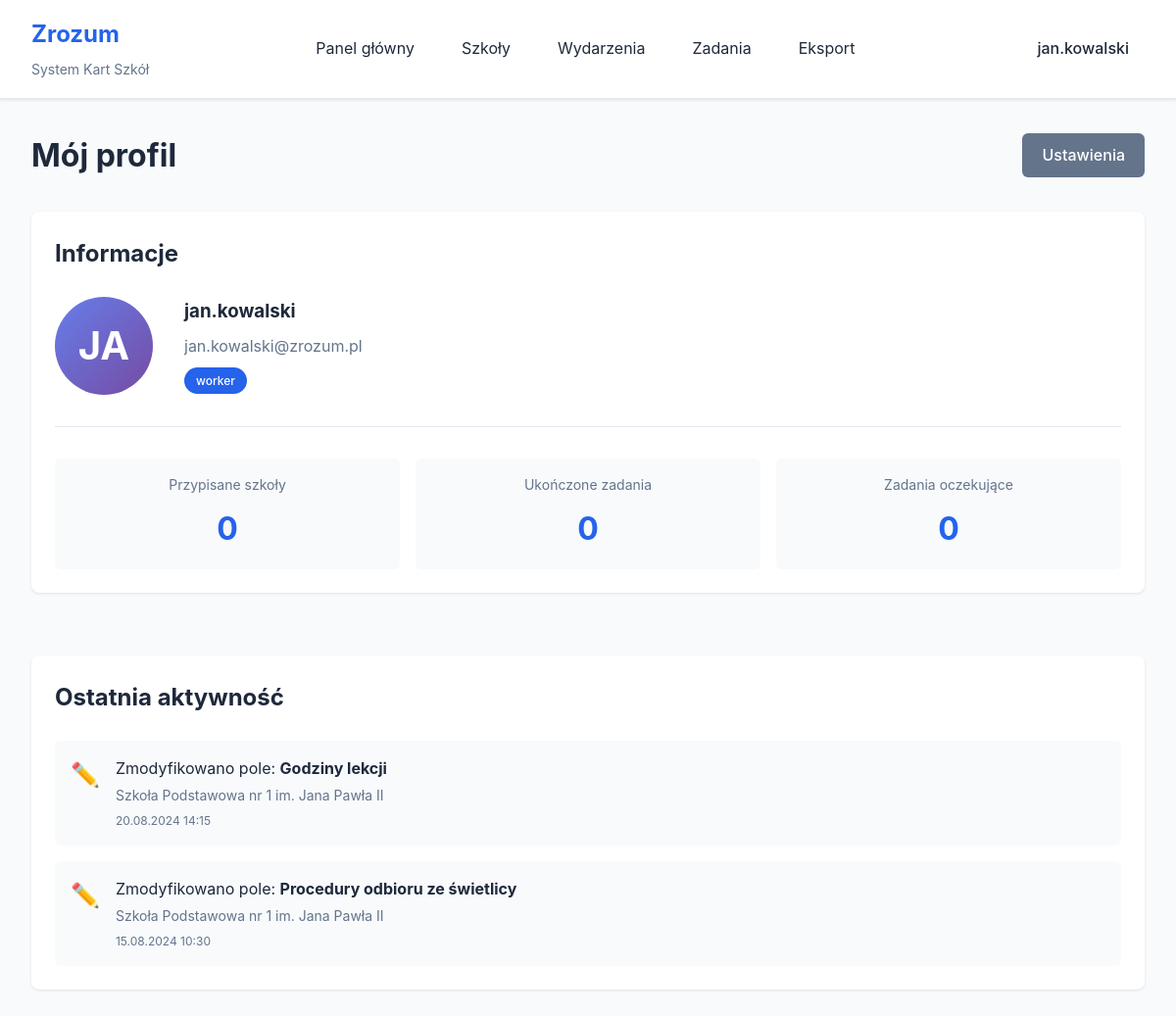
The app's page /profile.php (signed in) with its own data.
### tables this page shows
CREATE TABLE IF NOT EXISTS users (
    id INT AUTO_INCREMENT PRIMARY KEY,
    username VARCHAR(50) UNIQUE NOT NULL,
    email VARCHAR(100) UNIQUE NOT NULL,
    password_hash VARCHAR(255) NOT NULL,
    role ENUM('admin', 'worker', 'call_center') DEFAULT 'worker',
    created_at TIMESTAMP DEFAULT CURRENT_TIMESTAMP,
    updated_at TIMESTAMP DEFAULT CURRENT_TIMESTAMP ON UPDATE CURRENT_TIMESTAMP,
    last_login TIMESTAMP NULL,
    INDEX idx_username (username),
    INDEX idx_email (email)
);

CREATE TABLE IF NOT EXISTS change_history (
    id INT AUTO_INCREMENT PRIMARY KEY,
    table_name VARCHAR(100) NOT NULL,
    record_id INT NOT NULL,
    field_name VARCHAR(100) NOT NULL,
    old_value TEXT,
    new_value TEXT,
    changed_by INT,
    changed_at TIMESTAMP DEFAULT CURRENT_TIMESTAMP,
    FOREIGN KEY (changed_by) REFERENCES users(id) ON DELETE SET NULL,
    INDEX idx_record (table_name, record_id),
    INDEX idx_changed_at (changed_at)
);

CREATE TABLE IF NOT EXISTS schools (
    id INT AUTO_INCREMENT PRIMARY KEY,
    name VARCHAR(255) NOT NULL,
    address TEXT,
    city VARCHAR(100),
    postal_code VARCHAR(20),
    phone VARCHAR(50),
    email VARCHAR(100),
    website VARCHAR(255),
    school_type VARCHAR(100),
    student_count INT,
    notes TEXT,
    created_at TIMESTAMP DEFAULT CURRENT_TIMESTAMP,
    updated_at TIMESTAMP DEFAULT CURRENT_TIMESTAMP ON UPDATE CURRENT_TIMESTAMP,
    created_by INT,
    FOREIGN KEY (created_by) REFERENCES users(id) ON DELETE SET NULL,
    INDEX idx_name (name),
    INDEX idx_city (city)
);

### config/session.php (called while the page is built, shortened)
<?php
function getCurrentUserId() {
    return $_SESSION['user_id'] ?? null;
}
function getCurrentUser() {
    $pdo = getDBConnection();
    $stmt = $pdo->prepare("SELECT id, username, email, role, created_at FROM users WHERE id = ?");
    $stmt->execute([getCurrentUserId()]);
    return $stmt->fetch();
}
?>

### profile.php (the view, shortened to what this page needs)
<?php
require_once 'config/session.php';
$user = getCurrentUser();
$pdo = getDBConnection();
$stmt = $pdo->prepare("
    SELECT COUNT(*) FROM school_assignments WHERE user_id = ?
");
$stmt->execute([$user['id']]);
$school_count = $stmt->fetchColumn();
$stmt = $pdo->prepare("
    SELECT COUNT(*) FROM tasks WHERE assigned_to = ? AND status = 'completed'
");
$stmt->execute([$user['id']]);
$completed_tasks = $stmt->fetchColumn();
$stmt = $pdo->prepare("
    SELECT COUNT(*) FROM tasks WHERE assigned_to = ? AND status = 'pending'
");
$stmt->execute([$user['id']]);
$pending_tasks = $stmt->fetchColumn();
$stmt = $pdo->prepare("
    SELECT ch.*, s.name as school_name
    FROM change_history ch
    LEFT JOIN school_details sd ON ch.record_id = sd.id AND ch.table_name = 'school_details'
    LEFT JOIN schools s ON sd.school_id = s.id
    WHERE ch.changed_by = ?
    ORDER BY ch.changed_at DESC
    LIMIT 20
");
$stmt->execute([$user['id']]);
$recent_changes = $stmt->fetchAll();
?>
<!DOCTYPE html>
<html lang="pl">
<head>
    <link rel="stylesheet" href="public/css/style.css">
</head>
<body>
    <?php include 'includes/header.php'; ?>
    <div class="container">
        <div class="page-header">
            <h1>Mój profil</h1>
            <a href="settings.php" class="btn btn-secondary">Ustawienia</a>
        </div>
        <div class="profile-grid">
            <div class="section">
                <h2>Informacje</h2>
                <div class="profile-info">
                    <div class="profile-avatar">
                        <div class="avatar-placeholder">
                            <?= strtoupper(substr($user['username'], 0, 2)) ?>
                        </div>
                    </div>
                    <div class="profile-details">
                        <h3><?= htmlspecialchars($user['username']) ?></h3>
                        <p><?= htmlspecialchars($user['email']) ?></p>
                        <span class="role-badge"><?= htmlspecialchars($user['role']) ?></span>
                    </div>
                </div>
                <div class="profile-stats">
                    <div class="stat-item">
                        <div class="stat-label">Przypisane szkoły</div>
                        <div class="stat-value"><?= $school_count ?></div>
                    </div>
                    <div class="stat-item">
                        <div class="stat-label">Ukończone zadania</div>
                        <div class="stat-value"><?= $completed_tasks ?></div>
                    </div>
                    <div class="stat-item">
                        <div class="stat-label">Zadania oczekujące</div>
                        <div class="stat-value"><?= $pending_tasks ?></div>
                    </div>
                </div>
            </div>
            <div class="section">
                <h2>Ostatnia aktywność</h2>
                <?php if (empty($recent_changes)): ?>
                    <p class="no-data">Brak aktywności.</p>
                <?php else: ?>
                    <div class="activity-list">
                        <?php foreach ($recent_changes as $change): ?>
                        <div class="activity-item">
                            <div class="activity-icon">✏️</div>
                            <div class="activity-content">
                                <div class="activity-title">
                                    Zmodyfikowano pole: <strong><?= htmlspecialchars($change['field_name']) ?></strong>
                                </div>
                                <?php if ($change['school_name']): ?>
                                <div class="activity-meta">
                                    <?= htmlspecialchars($change['school_name']) ?>
                                </div>
                                <?php endif; ?>
                                <div class="activity-date">
                                    <?= date('d.m.Y H:i', strtotime($change['changed_at'])) ?>
                                </div>
                            </div>
                        </div>
                        <?php endforeach; ?>
                    </div>
                <?php endif; ?>
            </div>
        </div>
    </div>
</body>
</html>

### includes/header.php (shortened to what this page needs)
<header class="main-header">
    <div class="header-container">
        <div class="header-left">
            <a href="dashboard.php" class="logo">
                <h1>Zrozum</h1>
                <span>System Kart Szkół</span>
            </a>
        </div>
        <nav class="main-nav">
            <a href="dashboard.php" class="nav-link">Panel główny</a>
            <a href="schools.php" class="nav-link">Szkoły</a>
            <a href="events.php" class="nav-link">Wydarzenia</a>
            <a href="tasks.php" class="nav-link">Zadania</a>
            <a href="export.php" class="nav-link">Eksport</a>
        </nav>
        <div class="header-right">
            <div class="user-menu">
                <span class="user-name"><?= htmlspecialchars($user['username']) ?></span>
            </div>
        </div>
    </div>
</header>

### public/css/style.css (style rules this page uses)
* { margin: 0; padding: 0; box-sizing: border-box; }
:root { --primary-color: #2563eb; --secondary-color: #64748b; --success-color: #10b981; --warning-color: #f59e0b; --error-color: #ef4444; --bg-color: #f8fafc; --text-color: #1e293b; --border-color: #e2e8f0; --shadow: 0 1px 3px 0 rgba(0, 0, 0, 0.1); --shadow-lg: 0 10px 15px -3px rgba(0, 0, 0, 0.1); }
body { font-family: -apple-system, BlinkMacSystemFont, 'Segoe UI', Roboto, 'Helvetica Neue', Arial, sans-serif; background-color: var(--bg-color); color: var(--text-color); line-height: 1.6; }
.main-header { background: white; border-bottom: 1px solid var(--border-color); box-shadow: var(--shadow); position: sticky; top: 0; z-index: 100; }
.header-container { max-width: 1400px; margin: 0 auto; padding: 1rem 2rem; display: flex; align-items: center; justify-content: space-between; }
.header-left .logo { text-decoration: none; color: var(--text-color); }
.header-left h1 { font-size: 1.5rem; color: var(--primary-color); margin-bottom: 0.25rem; }
.header-left span { font-size: 0.875rem; color: var(--secondary-color); }
.main-nav { display: flex; gap: 1rem; }
.nav-link { padding: 0.5rem 1rem; text-decoration: none; color: var(--text-color); border-radius: 0.375rem; transition: background-color 0.2s; }
.user-menu { position: relative; }
.user-name { padding: 0.5rem 1rem; cursor: pointer; font-weight: 500; }
.container { max-width: 1400px; margin: 0 auto; padding: 2rem; }
.btn { display: inline-flex; align-items: center; gap: 0.5rem; padding: 0.625rem 1.25rem; border: none; border-radius: 0.375rem; font-size: 1rem; font-weight: 500; cursor: pointer; text-decoration: none; transition: all 0.2s; }
.btn-secondary { background-color: var(--secondary-color); color: white; }
.page-header { display: flex; align-items: center; justify-content: space-between; margin-bottom: 2rem; }
.page-header h1 { font-size: 2rem; color: var(--text-color); }
.section { background: white; padding: 1.5rem; border-radius: 0.5rem; box-shadow: var(--shadow); margin-bottom: 2rem; }
.section h2 { margin-bottom: 1.5rem; color: var(--text-color); }

### profile.php (style rules this page uses)
.profile-grid { display: grid; gap: 2rem; }
.profile-info { display: flex; align-items: center; gap: 2rem; margin-bottom: 2rem; padding-bottom: 2rem; border-bottom: 1px solid var(--border-color); }
.profile-avatar { flex-shrink: 0; }
.avatar-placeholder { width: 100px; height: 100px; border-radius: 50%; background: linear-gradient(135deg, #667eea 0%, #764ba2 100%); color: white; display: flex; align-items: center; justify-content: center; font-size: 2.5rem; font-weight: bold; }
.profile-details h3 { margin-bottom: 0.5rem; }
.profile-details p { color: var(--secondary-color); margin-bottom: 0.5rem; }
.role-badge { display: inline-block; padding: 0.25rem 0.75rem; background-color: var(--primary-color); color: white; border-radius: 9999px; font-size: 0.75rem; font-weight: 500; }
.profile-stats { display: grid; grid-template-columns: repeat(3, 1fr); gap: 1rem; }
.stat-item { text-align: center; padding: 1rem; background-color: var(--bg-color); border-radius: 0.375rem; }
.stat-label { font-size: 0.875rem; color: var(--secondary-color); margin-bottom: 0.5rem; }
.stat-value { font-size: 2rem; font-weight: bold; color: var(--primary-color); }
.activity-list { display: flex; flex-direction: column; gap: 1rem; }
.activity-item { display: flex; gap: 1rem; padding: 1rem; background-color: var(--bg-color); border-radius: 0.375rem; }
.activity-icon { font-size: 1.5rem; }
.activity-content { flex: 1; }
.activity-title { margin-bottom: 0.25rem; }
.activity-meta { font-size: 0.875rem; color: var(--secondary-color); margin-bottom: 0.25rem; }
.activity-date { font-size: 0.75rem; color: var(--secondary-color); }

### records on screen
users: username "jan.kowalski", username "JA", email "jan.kowalski@zrozum.pl", role "worker"
change_history: field_name "Godziny lekcji", schools.name "Szkoła Podstawowa nr 1 im. Jana Pawła II", changed_at "20.08.2024 14:15"
change_history: field_name "Procedury odbioru ze świetlicy", schools.name "Szkoła Podstawowa nr 1 im. Jana Pawła II", changed_at "15.08.2024 10:30"

### other values on screen
$school_count "0"
$completed_tasks "0"
$pending_tasks "0"
